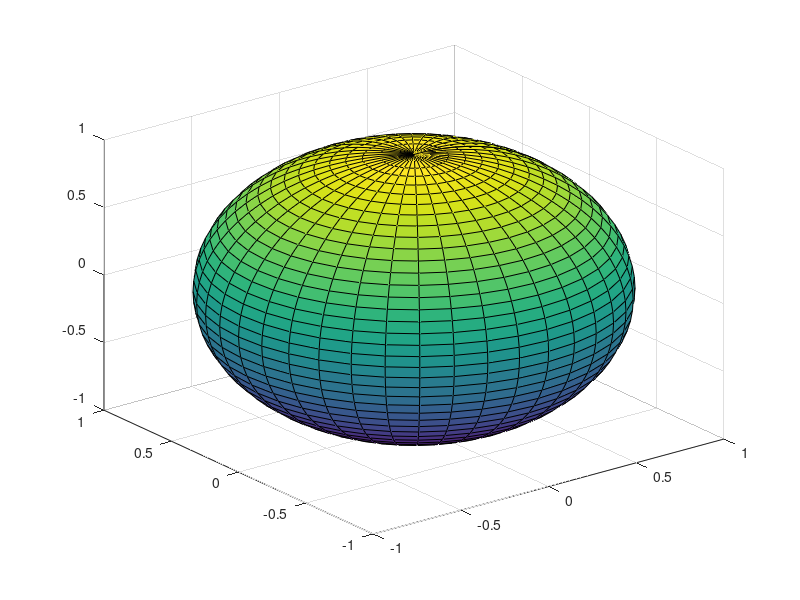

Here is the MATLAB script that generated this plot: (Note: this script raises an error after producing the figure.)
function erwtima

%shape a b c
[a,b,c] = sphere(40);
figure,surf(a,b,c);

z=[a b c];
[dx, dy] = gradient(z);
tilt = atan2(-dy, -dx);
grad = sqrt(dx.^2 + dy.^2)+eps;
slant =  atan(grad);
figure,needleplotst(slant,tilt,5,2), axis('off')